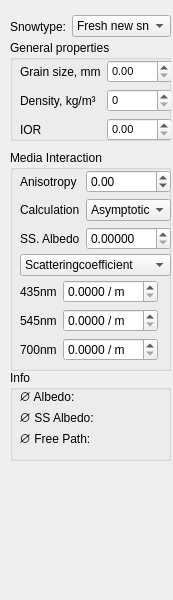
        <widget class="QWidget" name="scrollAreaWidgetContents_2">
         <property name="geometry">
          <rect>
           <x>0</x>
           <y>0</y>
           <width>173</width>
           <height>600</height>
          </rect>
         </property>
         <property name="sizePolicy">
          <sizepolicy hsizetype="Preferred" vsizetype="Expanding">
           <horstretch>0</horstretch>
           <verstretch>0</verstretch>
          </sizepolicy>
         </property>
         <property name="minimumSize">
          <size>
           <width>0</width>
           <height>600</height>
          </size>
         </property>
         <widget class="QWidget" name="horizontalLayoutWidget_2">
          <property name="geometry">
           <rect>
            <x>10</x>
            <y>10</y>
            <width>161</width>
            <height>33</height>
           </rect>
          </property>
          <layout class="QHBoxLayout" name="horizontalLayout_2">
           <property name="spacing">
            <number>6</number>
           </property>
           <property name="sizeConstraint">
            <enum>QLayout::SetDefaultConstraint</enum>
           </property>
           <item>
            <widget class="QLabel" name="snowtypeLabel">
             <property name="text">
              <string>Snowtype:</string>
             </property>
             <property name="buddy">
              <cstring>snowtypeComboBox</cstring>
             </property>
            </widget>
           </item>
           <item>
            <widget class="QComboBox" name="snowtypeComboBox">
             <property name="sizePolicy">
              <sizepolicy hsizetype="Minimum" vsizetype="Fixed">
               <horstretch>0</horstretch>
               <verstretch>0</verstretch>
              </sizepolicy>
             </property>
             <property name="maximumSize">
              <size>
               <width>100</width>
               <height>16777215</height>
              </size>
             </property>
             <property name="sizeAdjustPolicy">
              <enum>QComboBox::AdjustToContents</enum>
             </property>
             <item>
              <property name="text">
               <string>Fresh new snow</string>
              </property>
             </item>
             <item>
              <property name="text">
               <string>Dry older snow</string>
              </property>
             </item>
             <item>
              <property name="text">
               <string>Wet old snow</string>
              </property>
             </item>
             <item>
              <property name="text">
               <string>Custom</string>
              </property>
             </item>
            </widget>
           </item>
          </layout>
         </widget>
         <widget class="QGroupBox" name="snowGeneralConfigGroup">
          <property name="enabled">
           <bool>true</bool>
          </property>
          <property name="geometry">
           <rect>
            <x>10</x>
            <y>40</y>
            <width>161</width>
            <height>101</height>
           </rect>
          </property>
          <property name="title">
           <string>General properties</string>
          </property>
          <widget class="QWidget" name="formLayoutWidget_2">
           <property name="geometry">
            <rect>
             <x>10</x>
             <y>20</y>
             <width>152</width>
             <height>81</height>
            </rect>
           </property>
           <layout class="QFormLayout" name="formLayout_2">
            <property name="fieldGrowthPolicy">
             <enum>QFormLayout::AllNonFixedFieldsGrow</enum>
            </property>
            <property name="horizontalSpacing">
             <number>6</number>
            </property>
            <item row="0" column="0">
             <widget class="QLabel" name="grainsizeLabel">
              <property name="font">
               <font>
                <pointsize>9</pointsize>
               </font>
              </property>
              <property name="text">
               <string>Grain size, mm</string>
              </property>
              <property name="buddy">
               <cstring>grainsizeSpinBox</cstring>
              </property>
             </widget>
            </item>
            <item row="1" column="0">
             <widget class="QLabel" name="densityLabel">
              <property name="font">
               <font>
                <pointsize>9</pointsize>
               </font>
              </property>
              <property name="text">
               <string>Density, kg/m³</string>
              </property>
              <property name="buddy">
               <cstring>densitySpinBox</cstring>
              </property>
             </widget>
            </item>
            <item row="1" column="1">
             <widget class="QDoubleSpinBox" name="densitySpinBox">
              <property name="font">
               <font>
                <pointsize>8</pointsize>
               </font>
              </property>
              <property name="decimals">
               <number>0</number>
              </property>
              <property name="maximum">
               <double>1000.000000000000000</double>
              </property>
             </widget>
            </item>
            <item row="2" column="0">
             <widget class="QLabel" name="iorLabel">
              <property name="text">
               <string>IOR</string>
              </property>
              <property name="buddy">
               <cstring>iorSpinBox</cstring>
              </property>
             </widget>
            </item>
            <item row="2" column="1">
             <widget class="QDoubleSpinBox" name="iorSpinBox">
              <property name="enabled">
               <bool>true</bool>
              </property>
              <property name="font">
               <font>
                <pointsize>8</pointsize>
               </font>
              </property>
              <property name="singleStep">
               <double>0.010000000000000</double>
              </property>
             </widget>
            </item>
            <item row="0" column="1">
             <widget class="QDoubleSpinBox" name="grainsizeSpinBox">
              <property name="font">
               <font>
                <pointsize>8</pointsize>
               </font>
              </property>
              <property name="singleStep">
               <double>0.010000000000000</double>
              </property>
             </widget>
            </item>
           </layout>
          </widget>
         </widget>
         <widget class="QGroupBox" name="snowInteractionGroup">
          <property name="geometry">
           <rect>
            <x>10</x>
            <y>150</y>
            <width>161</width>
            <height>221</height>
           </rect>
          </property>
          <property name="title">
           <string>Media Interaction</string>
          </property>
          <widget class="QComboBox" name="snowCoeffComboBox">
           <property name="geometry">
            <rect>
             <x>10</x>
             <y>104</y>
             <width>151</width>
             <height>22</height>
            </rect>
           </property>
           <property name="currentIndex">
            <number>1</number>
           </property>
           <item>
            <property name="text">
             <string>Absorbtioncoefficient</string>
            </property>
           </item>
           <item>
            <property name="text">
             <string>Scatteringcoefficient</string>
            </property>
           </item>
           <item>
            <property name="text">
             <string>Extinctioncoefficient</string>
            </property>
           </item>
           <item>
            <property name="text">
             <string>Absorbtioncoefficient of ice</string>
            </property>
           </item>
          </widget>
          <widget class="QWidget" name="formLayoutWidget">
           <property name="geometry">
            <rect>
             <x>10</x>
             <y>130</y>
             <width>151</width>
             <height>95</height>
            </rect>
           </property>
           <layout class="QFormLayout" name="formLayout">
            <property name="fieldGrowthPolicy">
             <enum>QFormLayout::AllNonFixedFieldsGrow</enum>
            </property>
            <property name="formAlignment">
             <set>Qt::AlignLeading|Qt::AlignLeft|Qt::AlignTop</set>
            </property>
            <item row="0" column="0">
             <widget class="QLabel" name="label435">
              <property name="text">
               <string>435nm</string>
              </property>
              <property name="buddy">
               <cstring>wl435SpinBox</cstring>
              </property>
             </widget>
            </item>
            <item row="1" column="0">
             <widget class="QLabel" name="label545">
              <property name="text">
               <string>545nm</string>
              </property>
              <property name="buddy">
               <cstring>wl545SpinBox</cstring>
              </property>
             </widget>
            </item>
            <item row="1" column="1">
             <widget class="QDoubleSpinBox" name="wl545SpinBox">
              <property name="maximumSize">
               <size>
                <width>95</width>
                <height>16777215</height>
               </size>
              </property>
              <property name="suffix">
               <string> / m</string>
              </property>
              <property name="decimals">
               <number>4</number>
              </property>
              <property name="maximum">
               <double>100000.000000000000000</double>
              </property>
              <property name="singleStep">
               <double>0.001000000000000</double>
              </property>
             </widget>
            </item>
            <item row="2" column="0">
             <widget class="QLabel" name="label700">
              <property name="text">
               <string>700nm</string>
              </property>
              <property name="buddy">
               <cstring>wl700SpinBox</cstring>
              </property>
             </widget>
            </item>
            <item row="2" column="1">
             <widget class="QDoubleSpinBox" name="wl700SpinBox">
              <property name="maximumSize">
               <size>
                <width>95</width>
                <height>16777215</height>
               </size>
              </property>
              <property name="suffix">
               <string> / m</string>
              </property>
              <property name="decimals">
               <number>4</number>
              </property>
              <property name="maximum">
               <double>100000.000000000000000</double>
              </property>
              <property name="singleStep">
               <double>0.001000000000000</double>
              </property>
             </widget>
            </item>
            <item row="0" column="1">
             <widget class="QDoubleSpinBox" name="wl435SpinBox">
              <property name="maximumSize">
               <size>
                <width>95</width>
                <height>16777215</height>
               </size>
              </property>
              <property name="suffix">
               <string> / m</string>
              </property>
              <property name="decimals">
               <number>4</number>
              </property>
              <property name="maximum">
               <double>100000.000000000000000</double>
              </property>
              <property name="singleStep">
               <double>0.000100000000000</double>
              </property>
             </widget>
            </item>
           </layout>
          </widget>
          <widget class="QWidget" name="formLayoutWidget_4">
           <property name="geometry">
            <rect>
             <x>10</x>
             <y>20</y>
             <width>151</width>
             <height>81</height>
            </rect>
           </property>
           <layout class="QFormLayout" name="formLayout_5">
            <item row="0" column="0">
             <widget class="QLabel" name="asymmetryLabel">
              <property name="text">
               <string>Anisotropy</string>
              </property>
              <property name="buddy">
               <cstring>asymmetrySpinBox</cstring>
              </property>
             </widget>
            </item>
            <item row="0" column="1">
             <widget class="QDoubleSpinBox" name="asymmetrySpinBox">
              <property name="minimum">
               <double>-1.000000000000000</double>
              </property>
              <property name="maximum">
               <double>1.000000000000000</double>
              </property>
              <property name="singleStep">
               <double>0.010000000000000</double>
              </property>
             </widget>
            </item>
            <item row="1" column="0">
             <widget class="QLabel" name="label_2">
              <property name="toolTip">
               <string>Different methods exist for calculating absorbtion and scattering coefficients.</string>
              </property>
              <property name="text">
               <string>Calculation</string>
              </property>
             </widget>
            </item>
            <item row="1" column="1">
             <widget class="QComboBox" name="calculationComboBox">
              <property name="toolTip">
               <string>Different methods exist for calculating absorbtion and scattering coefficients.</string>
              </property>
              <property name="currentIndex">
               <number>1</number>
              </property>
              <item>
               <property name="text">
                <string>Phenomenological</string>
               </property>
              </item>
              <item>
               <property name="text">
                <string>Asymptotic</string>
               </property>
              </item>
              <item>
               <property name="text">
                <string>SNOWPACK (SLF)</string>
               </property>
              </item>
              <item>
               <property name="text">
                <string>General large particle</string>
               </property>
              </item>
             </widget>
            </item>
            <item row="2" column="0">
             <widget class="QLabel" name="ssAlbedoLabel">
              <property name="toolTip">
               <string>Override the calculated [Bohren &amp; Barkstrom 1974] single scattering albedo
of snow wtih the specified value.</string>
              </property>
              <property name="text">
               <string>SS. Albedo</string>
              </property>
             </widget>
            </item>
            <item row="2" column="1">
             <widget class="QDoubleSpinBox" name="ssAlbedoSpinBox">
              <property name="toolTip">
               <string>Override the calculated [Bohren &amp; Barkstrom 1974] single scattering albedo
of snow wtih the specified value.</string>
              </property>
              <property name="decimals">
               <number>5</number>
              </property>
              <property name="maximum">
               <double>1.000000000000000</double>
              </property>
              <property name="singleStep">
               <double>0.000010000000000</double>
              </property>
             </widget>
            </item>
           </layout>
          </widget>
         </widget>
         <widget class="QGroupBox" name="snowInfoGroup">
          <property name="geometry">
           <rect>
            <x>10</x>
            <y>370</y>
            <width>161</width>
            <height>91</height>
           </rect>
          </property>
          <property name="title">
           <string>Info</string>
          </property>
          <widget class="QWidget" name="formLayoutWidget_3">
           <property name="geometry">
            <rect>
             <x>9</x>
             <y>20</y>
             <width>147</width>
             <height>71</height>
            </rect>
           </property>
           <layout class="QFormLayout" name="formLayout_3">
            <item row="0" column="0">
             <widget class="QLabel" name="label">
              <property name="text">
               <string>∅ Albedo:</string>
              </property>
             </widget>
            </item>
            <item row="1" column="0">
             <widget class="QLabel" name="label_11">
              <property name="text">
               <string>∅ SS Albedo:</string>
              </property>
             </widget>
            </item>
            <item row="0" column="1">
             <widget class="QLabel" name="albedoLabel">
              <property name="text">
               <string>&lt;none&gt;</string>
              </property>
              <property name="alignment">
               <set>Qt::AlignRight|Qt::AlignTrailing|Qt::AlignVCenter</set>
              </property>
             </widget>
            </item>
            <item row="1" column="1">
             <widget class="QLabel" name="ssalbedoLabel">
              <property name="text">
               <string>&lt;none&gt;</string>
              </property>
              <property name="alignment">
               <set>Qt::AlignRight|Qt::AlignTrailing|Qt::AlignVCenter</set>
              </property>
             </widget>
            </item>
            <item row="2" column="0">
             <widget class="QLabel" name="label_3">
              <property name="text">
               <string>∅ Free Path:</string>
              </property>
             </widget>
            </item>
            <item row="2" column="1">
             <widget class="QLabel" name="mfpLabel">
              <property name="text">
               <string>&lt;none&gt;</string>
              </property>
              <property name="alignment">
               <set>Qt::AlignRight|Qt::AlignTrailing|Qt::AlignVCenter</set>
              </property>
             </widget>
            </item>
           </layout>
          </widget>
         </widget>
        </widget>
